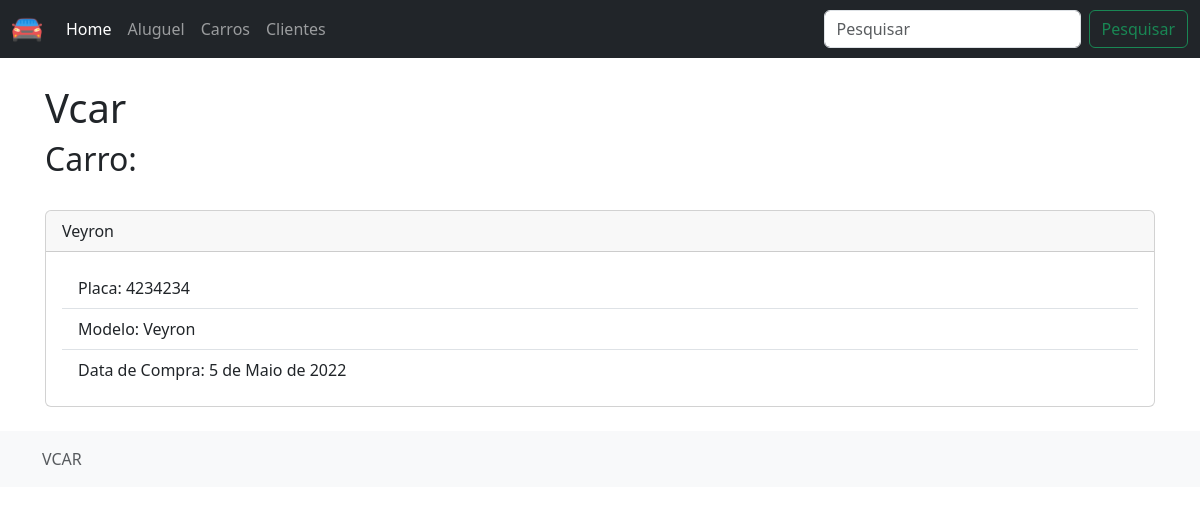
The app's page /carros/4234234 with its own data.
### aluguel/models.py (models this page shows, shortened)
class Carro(models.Model):
    placa = models.CharField("Carro",max_length=7, primary_key=True)
    marca = models.CharField("Marca",max_length=150)
    ano = models.CharField("Ano",max_length=7)
    modelo = models.CharField("Modelo",max_length=150)
    data_compra = models.DateField("Data de Compra")

### aluguel/views.py (the view)
# urls.py: path('carros/<str:pk>', detalhar_carro, name='detalhar_carro'),
def detalhar_carro(request, pk):
    carro = Carro.objects.get(pk=pk)
    context = {"carro": carro}
    return render (request, "carro/detalhar_carro.html", context)

### aluguel/templates/carro/detalhar_carro.html (shortened to what this page needs)
    {% extends 'index.html' %}
{% block content %}
<h1>Vcar</h1>
<h2>Carro:</h2>
<div class="card mt-4">
    <div class="card-header">
        {{ carro.modelo }}
    </div>
    <div class="card-body">
        <ul class="list-group list-group-flush">
            <li class="list-group-item">Placa: {{ carro.placa }}</li>
            <li class="list-group-item">Modelo: {{ carro.modelo }}</li>
            <li class="list-group-item">Data de Compra: {{ carro.data_compra }}</li>
          </ul>
    </div>
</div>
{% endblock content %}

### records on screen
Carro: modelo "Veyron", placa "4234234", data_compra "5 de Maio de 2022"
